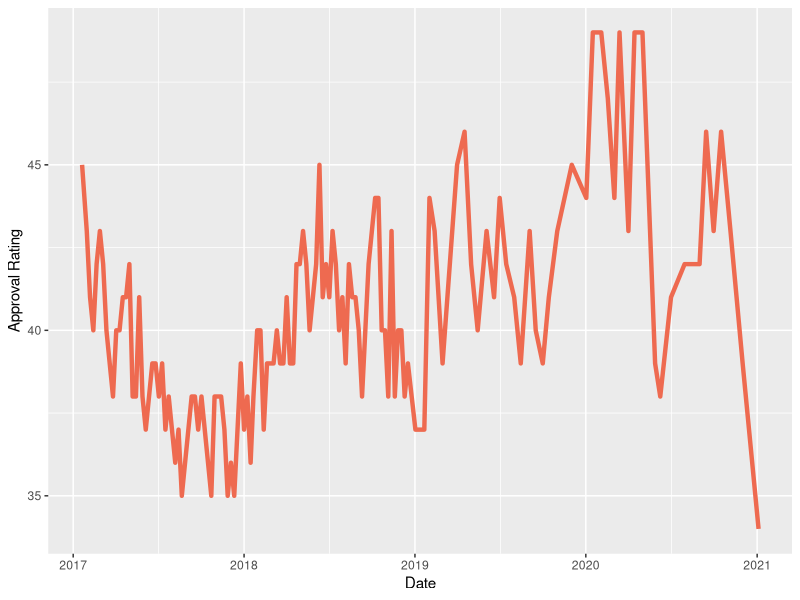
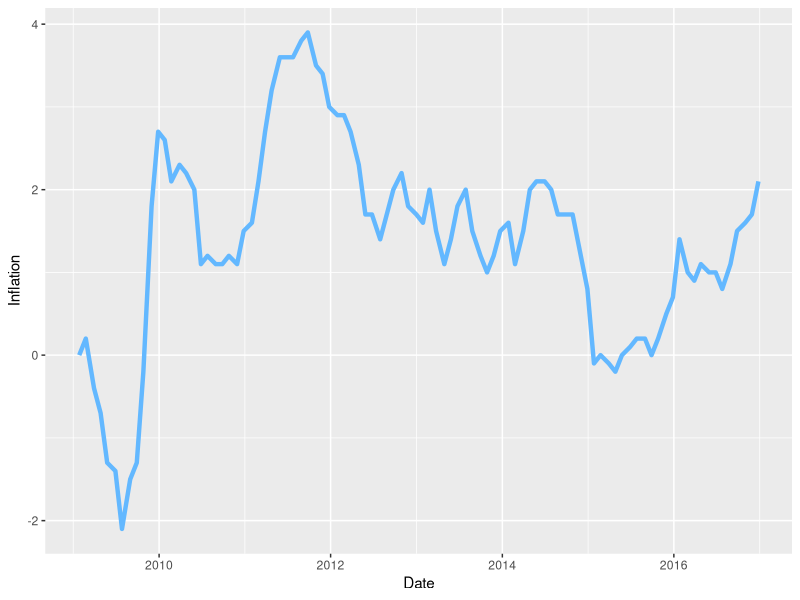
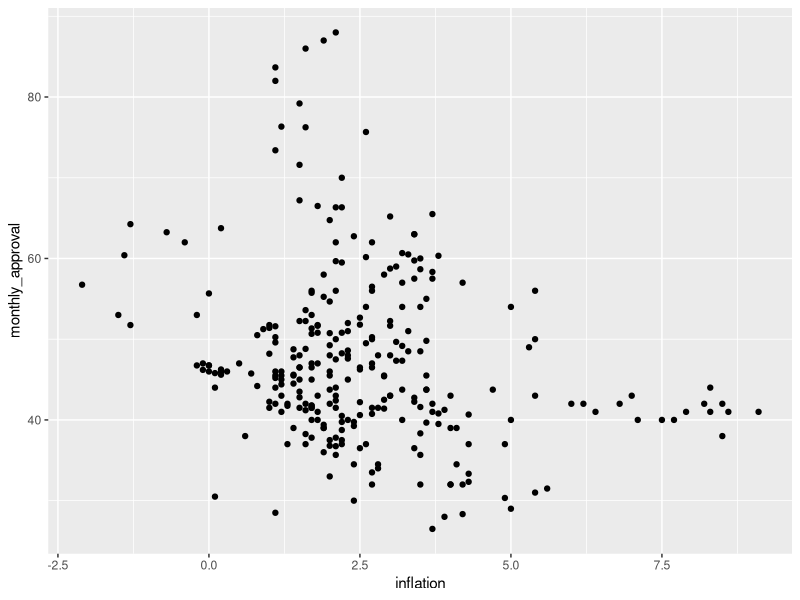
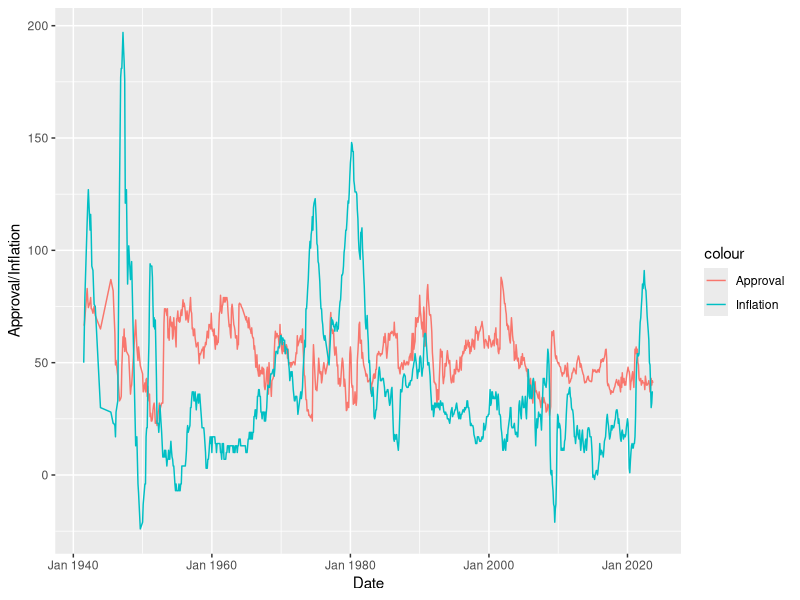

Source code (R) for these figures, in order:
## ---- chunk 1
library(tidyverse)
library(ggplot2)
library(dplyr)
library(zoo)
library(broom)
## ---- chunk 2
inflation <- read_csv("data/Gov_50_Inflation.csv")
approval <- read_csv("data/Gov_50_Pres_Approval.csv")
## ---- chunk 3
approval |>
  filter(President == "Trump") |>
  ggplot(aes(x = `Start Date`, y = Approving)) +
  geom_line(linewidth = 1.5, color = "coral2")+
  labs(x = "Date",
       y = "Approval Rating")
## ---- chunk 4
inflation <- inflation |>
  select(-Avg) |>
  pivot_longer(
    cols = `Jan`:`Dec`,
    names_to = "month",
    values_to = "inflation") |>
  mutate(year_month = as.yearmon(paste(Year, month), "%Y %b")) |>
  select(-Year, -month)
## ---- chunk 5
approval <- approval |>
  mutate(year_month = as.yearmon(`Start Date`,"%Y %b")) |>
  group_by(year_month) |>
  mutate(monthly_approval = mean(Approving))
## ---- chunk 6
approval <- approval |>
  left_join(inflation) |>
  drop_na() |>
  distinct(year_month, .keep_all = TRUE)
## ---- chunk 7
approval |>
  filter(President == "Obama") |>
  ggplot(aes(x = `Start Date`, y = inflation)) +
  geom_line(linewidth = 1.5, color = "steelblue1")+
  labs(x = "Date",
       y = "Inflation")
## ---- chunk 8
approval2000 <- approval |>
  filter(year_month >= "Jan 2000")
approval2000 |>
  ggplot(aes(x = inflation, y = monthly_approval)) +
  geom_point()
## ---- chunk 9
approval |>
  ggplot() +
  geom_line(aes(x= year_month, y = monthly_approval, color = "Approval")) +
  geom_line(aes(x= year_month, y = inflation * 10, color = "Inflation")) +
  labs(x = "Date",
       y = "Approval/Inflation")
## ---- chunk 10
fit <- lm(monthly_approval ~ inflation, data = approval2000)
fit
summary(fit)
